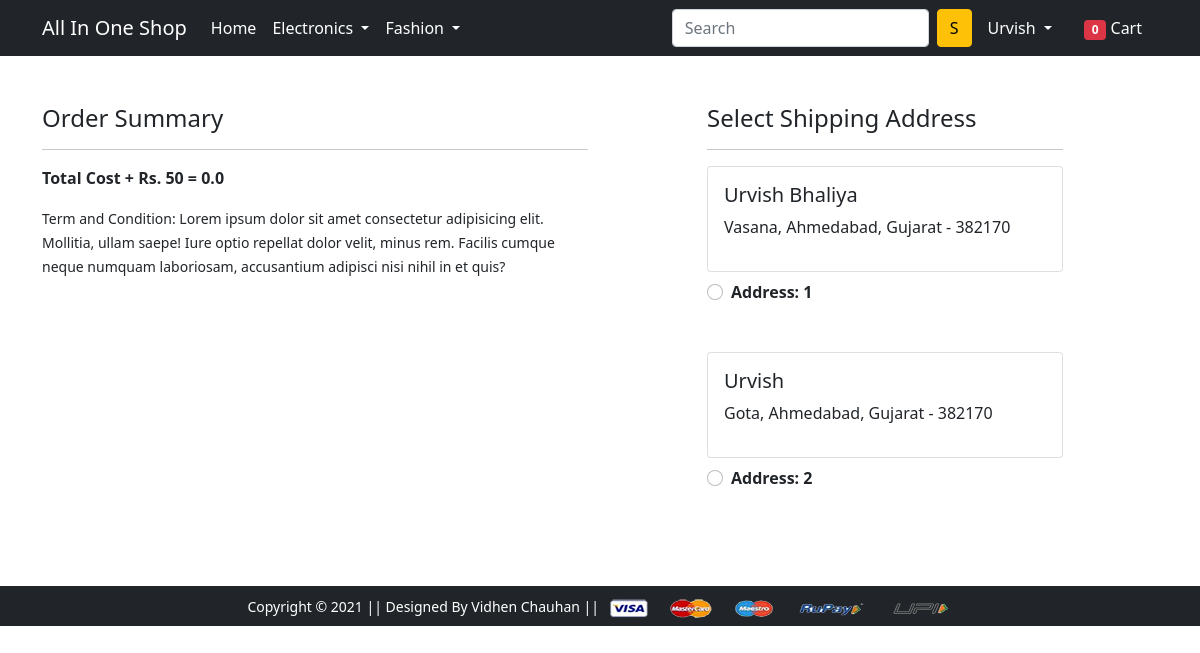
Screenshot of /checkout/ (signed in) with the database file from the repository.
### app/models.py (models this page shows)
class Customer(models.Model):
    user = models.ForeignKey(User, on_delete=models.CASCADE)
    name = models.CharField(max_length=200)
    locality = models.CharField(max_length=200)
    city = models.CharField(max_length=50)
    zipcode = models.IntegerField()
    state = models.CharField(choices=STATE_CHOICES, max_length=50)

### app/views.py (the view)
# urls.py: path('checkout/', views.checkout, name='checkout'),
@login_required
def checkout(request):
   totalitem = 0
   user = request.user
   add = Customer.objects.filter(user=user)
   cart_items = Cart.objects.filter(user=user)
   amount = 0.0
   shipping_amount = 50.0
   totalamount = 0.0
   cart_product = [p for p in Cart.objects.all() if p.user == request.user]
   if cart_product:
      for p in cart_product:
         tempamount = (p.quantity * p.product.discounted_price)
         amount += tempamount
      totalamount= amount + shipping_amount
   if request.user.is_authenticated:
      totalitem = len(Cart.objects.filter(user=request.user))
   return render(request, 'app/checkout.html', {'add':add, 'totalamount':totalamount, 'cart_items':cart_items, 'totalitem': totalitem})

### app/templates/app/checkout.html (shortened to what this page needs)
{% extends 'app/base.html' %}
{% load static %}
{% block main-content %}
<div class="container">
 <div class="row mt-5">
  <div class="col-sm-6">
    <h4>Order Summary</h4>
    <hr>
    <p class="fw-bold">Total Cost + Rs. 50 = {{totalamount}}</p>
    <small>Term and Condition: Lorem ipsum dolor sit amet consectetur adipisicing elit. Mollitia, ullam saepe! Iure optio repellat dolor velit, minus rem. Facilis cumque neque numquam laboriosam, accusantium adipisci nisi nihil in et quis?</small>
  </div>
  <div class="col-sm-4 offset-sm-1">
    <h4>Select Shipping Address</h4>
    <hr>
    <form action="/paymentdone" id="myform">
    {% for ad in add %}
      <div class="card">
        <div class="card-body">
        <h5>{{ad.name}}</h5>
        <p>{{ad.locality}}, {{ad.city}}, {{ad.state}} - {{ad.zipcode}}</p>
        </div>
      </div>
      <div class="form-check mt-2 mb-5">
        <input class="form-check-input" type="radio" name="custid" id="custadd{{forloop.counter}}" value="{{ad.id}}">
        <label class="form-check-label fw-bold" for="custadd{{forloop.counter}}">
          Address: {{forloop.counter}} </label>
      </div>
    {% endfor %}
    </form>
  </div>
 </div>
</div>
{% endblock main-content %}

### app/templates/app/base.html (shortened to what this page needs)
<!doctype html>
{% load static %}
<html lang="en">
  <head>
    <link href="https://cdn.jsdelivr.net/npm/bootstrap@5.0.0-beta1/dist/css/bootstrap.min.css" rel="stylesheet">
    <link rel="stylesheet" href="{% static 'css/owl.carousel.min.css' %}">
    <link rel="stylesheet" href="{% static 'css/all.min.css' %}">
    <link rel="stylesheet" href="{% static 'css/style.css' %}">
  </head>
  <body>
    <nav class="navbar navbar-expand-lg navbar-dark bg-dark">
     <div class="container">
       <a class="navbar-brand" href="/">All In One Shop</a>
       <div class="collapse navbar-collapse" id="navbarSupportedContent">
         <ul class="navbar-nav me-auto mb-2 mb-lg-0">
           <li class="nav-item">
             <a class="nav-link active" aria-current="page" href="/">Home</a>
           </li>
           <li class="nav-item dropdown">
             <a class="nav-link dropdown-toggle text-white" href="#" id="electronicsDropdown" role="button" data-bs-toggle="dropdown" aria-expanded="false">
               Electronics
             </a>
           </li>
           <li class="nav-item dropdown">
             <a class="nav-link dropdown-toggle text-white" href="#" id="fashionDropdown" role="button" data-bs-toggle="dropdown" aria-expanded="false">
               Fashion
             </a>
           </li>
         </ul>
         <form class="d-flex">
           <input class="form-control me-2" type="search" placeholder="Search" aria-label="Search">
           <button class="btn btn-warning" type="submit">S</button>
         </form>
         <div>
          <ul class="navbar-nav me-auto mb-2 mb-lg-0">
          {% if request.user.is_authenticated %}
           <li class="nav-item dropdown mx-2">
              <a class="nav-link dropdown-toggle text-white" href="#" id="profileDropdown" role="button" data-bs-toggle="dropdown" aria-expanded="false">
                {{request.user.username|capfirst}}
              </a>
            </li>
            <li class="nav-item mx-2">
             <a href="{% url 'showcart' %}" class="nav-link text-white"><span class="badge bg-danger">{{totalitem}}</span> Cart </a>
            </li>
          {% endif %}
          </ul>
         </div>
       </div>
     </div>
    </nav>
    {% block main-content %} {% endblock main-content %}
    <footer class="container-fluid bg-dark text-center p-2 mt-5">
        <small class="text-white">Copyright &copy; 2021 || Designed By Vidhen Chauhan || </small>
        <img src="{% static 'images/payment.png' %}" alt="" srcset="" class="img-fluid" height="2px">
    </footer>
  </body>
</html>

### rows the page displays
Customer: name "Urvish Bhaliya", locality "Vasana", city "Ahmedabad", state "Gujarat", zipcode "382170"
Customer: name "Urvish", locality "Gota", city "Ahmedabad", state "Gujarat", zipcode "382170"

### other values shown
{{ request.user.username|capfirst }} "Urvish"
{{ totalitem }} "0"
{{ totalamount }} "0.0"
